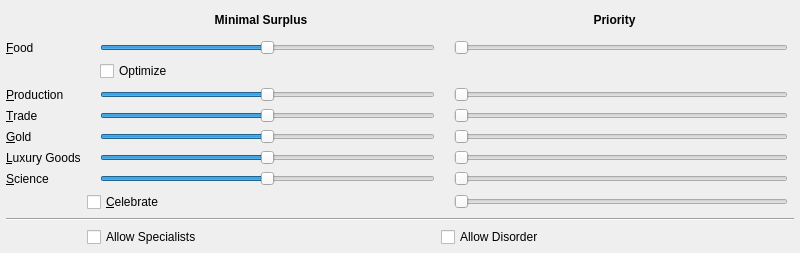
<?xml version="1.0" encoding="UTF-8"?>
<ui version="4.0">
 <class>governor_widget</class>
 <widget class="QWidget" name="governor_widget">
  <property name="geometry">
   <rect>
    <x>0</x>
    <y>0</y>
    <width>800</width>
    <height>253</height>
   </rect>
  </property>
  <layout class="QGridLayout" name="gridLayout">
   <property name="leftMargin">
    <number>6</number>
   </property>
   <property name="topMargin">
    <number>6</number>
   </property>
   <property name="rightMargin">
    <number>6</number>
   </property>
   <property name="bottomMargin">
    <number>6</number>
   </property>
   <item row="3" column="1">
    <widget class="QLabel" name="production_surplus_label">
     <property name="alignment">
      <set>Qt::AlignRight|Qt::AlignTrailing|Qt::AlignVCenter</set>
     </property>
    </widget>
   </item>
   <item row="5" column="1">
    <widget class="QLabel" name="gold_surplus_label">
     <property name="alignment">
      <set>Qt::AlignRight|Qt::AlignTrailing|Qt::AlignVCenter</set>
     </property>
    </widget>
   </item>
   <item row="6" column="0">
    <widget class="QLabel" name="label_5">
     <property name="text">
      <string>&amp;Luxury Goods</string>
     </property>
     <property name="buddy">
      <cstring>luxury_goods_surplus</cstring>
     </property>
    </widget>
   </item>
   <item row="7" column="3">
    <widget class="QLabel" name="science_priority_label">
     <property name="alignment">
      <set>Qt::AlignRight|Qt::AlignTrailing|Qt::AlignVCenter</set>
     </property>
    </widget>
   </item>
   <item row="8" column="4">
    <widget class="QSlider" name="celebrate_priority">
     <property name="maximum">
      <number>25</number>
     </property>
     <property name="pageStep">
      <number>1</number>
     </property>
     <property name="sliderPosition">
      <number>0</number>
     </property>
     <property name="orientation">
      <enum>Qt::Horizontal</enum>
     </property>
    </widget>
   </item>
   <item row="1" column="0">
    <widget class="QLabel" name="label">
     <property name="text">
      <string>&amp;Food</string>
     </property>
     <property name="buddy">
      <cstring>food_surplus</cstring>
     </property>
    </widget>
   </item>
   <item row="7" column="4">
    <widget class="QSlider" name="science_priority">
     <property name="maximum">
      <number>25</number>
     </property>
     <property name="pageStep">
      <number>1</number>
     </property>
     <property name="sliderPosition">
      <number>0</number>
     </property>
     <property name="orientation">
      <enum>Qt::Horizontal</enum>
     </property>
    </widget>
   </item>
   <item row="5" column="4">
    <widget class="QSlider" name="gold_priority">
     <property name="maximum">
      <number>25</number>
     </property>
     <property name="pageStep">
      <number>1</number>
     </property>
     <property name="sliderPosition">
      <number>0</number>
     </property>
     <property name="orientation">
      <enum>Qt::Horizontal</enum>
     </property>
    </widget>
   </item>
   <item row="6" column="2">
    <widget class="QSlider" name="luxury_goods_surplus">
     <property name="minimum">
      <number>-20</number>
     </property>
     <property name="maximum">
      <number>20</number>
     </property>
     <property name="pageStep">
      <number>1</number>
     </property>
     <property name="orientation">
      <enum>Qt::Horizontal</enum>
     </property>
    </widget>
   </item>
   <item row="0" column="1" colspan="2">
    <widget class="QLabel" name="label_8">
     <property name="font">
      <font>
       <weight>75</weight>
       <bold>true</bold>
      </font>
     </property>
     <property name="text">
      <string>Minimal Surplus</string>
     </property>
     <property name="alignment">
      <set>Qt::AlignCenter</set>
     </property>
    </widget>
   </item>
   <item row="6" column="4">
    <widget class="QSlider" name="luxury_goods_priority">
     <property name="maximum">
      <number>25</number>
     </property>
     <property name="pageStep">
      <number>1</number>
     </property>
     <property name="sliderPosition">
      <number>0</number>
     </property>
     <property name="orientation">
      <enum>Qt::Horizontal</enum>
     </property>
    </widget>
   </item>
   <item row="0" column="3" colspan="2">
    <widget class="QLabel" name="label_9">
     <property name="font">
      <font>
       <weight>75</weight>
       <bold>true</bold>
      </font>
     </property>
     <property name="text">
      <string>Priority</string>
     </property>
     <property name="alignment">
      <set>Qt::AlignCenter</set>
     </property>
    </widget>
   </item>
   <item row="9" column="0" colspan="6">
    <widget class="Line" name="line">
     <property name="orientation">
      <enum>Qt::Horizontal</enum>
     </property>
    </widget>
   </item>
   <item row="4" column="2">
    <widget class="QSlider" name="trade_surplus">
     <property name="minimum">
      <number>-20</number>
     </property>
     <property name="maximum">
      <number>20</number>
     </property>
     <property name="pageStep">
      <number>1</number>
     </property>
     <property name="orientation">
      <enum>Qt::Horizontal</enum>
     </property>
    </widget>
   </item>
   <item row="1" column="1">
    <widget class="QLabel" name="food_surplus_label">
     <property name="alignment">
      <set>Qt::AlignRight|Qt::AlignTrailing|Qt::AlignVCenter</set>
     </property>
    </widget>
   </item>
   <item row="3" column="3">
    <widget class="QLabel" name="production_priority_label">
     <property name="alignment">
      <set>Qt::AlignRight|Qt::AlignTrailing|Qt::AlignVCenter</set>
     </property>
    </widget>
   </item>
   <item row="4" column="3">
    <widget class="QLabel" name="trade_priority_label">
     <property name="alignment">
      <set>Qt::AlignRight|Qt::AlignTrailing|Qt::AlignVCenter</set>
     </property>
    </widget>
   </item>
   <item row="8" column="1" colspan="2">
    <widget class="QCheckBox" name="celebrate_surplus">
     <property name="text">
      <string>&amp;Celebrate</string>
     </property>
    </widget>
   </item>
   <item row="4" column="0">
    <widget class="QLabel" name="label_3">
     <property name="text">
      <string>&amp;Trade</string>
     </property>
     <property name="buddy">
      <cstring>trade_surplus</cstring>
     </property>
    </widget>
   </item>
   <item row="8" column="3">
    <widget class="QLabel" name="celebrate_priority_label">
     <property name="alignment">
      <set>Qt::AlignRight|Qt::AlignTrailing|Qt::AlignVCenter</set>
     </property>
    </widget>
   </item>
   <item row="10" column="3" colspan="2">
    <widget class="QCheckBox" name="allow_disorder">
     <property name="text">
      <string>Allow Disorder</string>
     </property>
    </widget>
   </item>
   <item row="7" column="1">
    <widget class="QLabel" name="science_surplus_label">
     <property name="alignment">
      <set>Qt::AlignRight|Qt::AlignTrailing|Qt::AlignVCenter</set>
     </property>
    </widget>
   </item>
   <item row="5" column="2">
    <widget class="QSlider" name="gold_surplus">
     <property name="minimum">
      <number>-20</number>
     </property>
     <property name="maximum">
      <number>20</number>
     </property>
     <property name="pageStep">
      <number>1</number>
     </property>
     <property name="orientation">
      <enum>Qt::Horizontal</enum>
     </property>
    </widget>
   </item>
   <item row="1" column="3">
    <widget class="QLabel" name="food_priority_label">
     <property name="alignment">
      <set>Qt::AlignRight|Qt::AlignTrailing|Qt::AlignVCenter</set>
     </property>
    </widget>
   </item>
   <item row="5" column="0">
    <widget class="QLabel" name="label_4">
     <property name="text">
      <string>&amp;Gold</string>
     </property>
     <property name="buddy">
      <cstring>gold_surplus</cstring>
     </property>
    </widget>
   </item>
   <item row="3" column="4">
    <widget class="QSlider" name="production_priority">
     <property name="maximum">
      <number>25</number>
     </property>
     <property name="pageStep">
      <number>1</number>
     </property>
     <property name="sliderPosition">
      <number>0</number>
     </property>
     <property name="orientation">
      <enum>Qt::Horizontal</enum>
     </property>
    </widget>
   </item>
   <item row="4" column="4">
    <widget class="QSlider" name="trade_priority">
     <property name="maximum">
      <number>25</number>
     </property>
     <property name="pageStep">
      <number>1</number>
     </property>
     <property name="sliderPosition">
      <number>0</number>
     </property>
     <property name="orientation">
      <enum>Qt::Horizontal</enum>
     </property>
    </widget>
   </item>
   <item row="6" column="1">
    <widget class="QLabel" name="luxury_goods_surplus_label">
     <property name="alignment">
      <set>Qt::AlignRight|Qt::AlignTrailing|Qt::AlignVCenter</set>
     </property>
    </widget>
   </item>
   <item row="7" column="2">
    <widget class="QSlider" name="science_surplus">
     <property name="minimum">
      <number>-20</number>
     </property>
     <property name="maximum">
      <number>20</number>
     </property>
     <property name="pageStep">
      <number>1</number>
     </property>
     <property name="orientation">
      <enum>Qt::Horizontal</enum>
     </property>
    </widget>
   </item>
   <item row="7" column="0">
    <widget class="QLabel" name="label_6">
     <property name="text">
      <string>&amp;Science</string>
     </property>
     <property name="buddy">
      <cstring>science_surplus</cstring>
     </property>
    </widget>
   </item>
   <item row="3" column="0">
    <widget class="QLabel" name="label_2">
     <property name="text">
      <string>&amp;Production</string>
     </property>
     <property name="buddy">
      <cstring>production_surplus</cstring>
     </property>
    </widget>
   </item>
   <item row="1" column="2">
    <widget class="QSlider" name="food_surplus">
     <property name="minimum">
      <number>-20</number>
     </property>
     <property name="maximum">
      <number>20</number>
     </property>
     <property name="pageStep">
      <number>1</number>
     </property>
     <property name="orientation">
      <enum>Qt::Horizontal</enum>
     </property>
    </widget>
   </item>
   <item row="3" column="2">
    <widget class="QSlider" name="production_surplus">
     <property name="minimum">
      <number>-20</number>
     </property>
     <property name="maximum">
      <number>20</number>
     </property>
     <property name="pageStep">
      <number>1</number>
     </property>
     <property name="orientation">
      <enum>Qt::Horizontal</enum>
     </property>
    </widget>
   </item>
   <item row="1" column="4">
    <widget class="QSlider" name="food_priority">
     <property name="maximum">
      <number>25</number>
     </property>
     <property name="pageStep">
      <number>1</number>
     </property>
     <property name="sliderPosition">
      <number>0</number>
     </property>
     <property name="orientation">
      <enum>Qt::Horizontal</enum>
     </property>
    </widget>
   </item>
   <item row="6" column="3">
    <widget class="QLabel" name="luxury_goods_priority_label">
     <property name="alignment">
      <set>Qt::AlignRight|Qt::AlignTrailing|Qt::AlignVCenter</set>
     </property>
    </widget>
   </item>
   <item row="4" column="1">
    <widget class="QLabel" name="trade_surplus_label">
     <property name="alignment">
      <set>Qt::AlignRight|Qt::AlignTrailing|Qt::AlignVCenter</set>
     </property>
    </widget>
   </item>
   <item row="5" column="3">
    <widget class="QLabel" name="gold_priority_label">
     <property name="alignment">
      <set>Qt::AlignRight|Qt::AlignTrailing|Qt::AlignVCenter</set>
     </property>
    </widget>
   </item>
   <item row="10" column="1" colspan="2">
    <widget class="QCheckBox" name="allow_specialists">
     <property name="text">
      <string>Allow Specialists</string>
     </property>
    </widget>
   </item>
   <item row="2" column="2">
    <widget class="QCheckBox" name="optimize_growth">
     <property name="text">
      <string>Optimize</string>
     </property>
    </widget>
   </item>
  </layout>
 </widget>
 <tabstops>
  <tabstop>food_surplus</tabstop>
  <tabstop>food_priority</tabstop>
  <tabstop>optimize_growth</tabstop>
  <tabstop>production_surplus</tabstop>
  <tabstop>production_priority</tabstop>
  <tabstop>trade_surplus</tabstop>
  <tabstop>trade_priority</tabstop>
  <tabstop>gold_surplus</tabstop>
  <tabstop>gold_priority</tabstop>
  <tabstop>luxury_goods_surplus</tabstop>
  <tabstop>luxury_goods_priority</tabstop>
  <tabstop>science_surplus</tabstop>
  <tabstop>science_priority</tabstop>
  <tabstop>celebrate_surplus</tabstop>
  <tabstop>celebrate_priority</tabstop>
  <tabstop>allow_specialists</tabstop>
  <tabstop>allow_disorder</tabstop>
 </tabstops>
 <resources/>
 <connections>
  <connection>
   <sender>food_surplus</sender>
   <signal>valueChanged(int)</signal>
   <receiver>food_surplus_label</receiver>
   <slot>setNum(int)</slot>
   <hints>
    <hint type="sourcelabel">
     <x>397</x>
     <y>50</y>
    </hint>
    <hint type="destinationlabel">
     <x>104</x>
     <y>51</y>
    </hint>
   </hints>
  </connection>
  <connection>
   <sender>production_surplus</sender>
   <signal>valueChanged(int)</signal>
   <receiver>production_surplus_label</receiver>
   <slot>setNum(int)</slot>
   <hints>
    <hint type="sourcelabel">
     <x>397</x>
     <y>77</y>
    </hint>
    <hint type="destinationlabel">
     <x>104</x>
     <y>77</y>
    </hint>
   </hints>
  </connection>
  <connection>
   <sender>trade_surplus</sender>
   <signal>valueChanged(int)</signal>
   <receiver>trade_surplus_label</receiver>
   <slot>setNum(int)</slot>
   <hints>
    <hint type="sourcelabel">
     <x>397</x>
     <y>103</y>
    </hint>
    <hint type="destinationlabel">
     <x>104</x>
     <y>103</y>
    </hint>
   </hints>
  </connection>
  <connection>
   <sender>gold_surplus</sender>
   <signal>valueChanged(int)</signal>
   <receiver>gold_surplus_label</receiver>
   <slot>setNum(int)</slot>
   <hints>
    <hint type="sourcelabel">
     <x>397</x>
     <y>129</y>
    </hint>
    <hint type="destinationlabel">
     <x>104</x>
     <y>129</y>
    </hint>
   </hints>
  </connection>
  <connection>
   <sender>luxury_goods_surplus</sender>
   <signal>valueChanged(int)</signal>
   <receiver>luxury_goods_surplus_label</receiver>
   <slot>setNum(int)</slot>
   <hints>
    <hint type="sourcelabel">
     <x>397</x>
     <y>155</y>
    </hint>
    <hint type="destinationlabel">
     <x>104</x>
     <y>155</y>
    </hint>
   </hints>
  </connection>
  <connection>
   <sender>science_surplus</sender>
   <signal>valueChanged(int)</signal>
   <receiver>science_surplus_label</receiver>
   <slot>setNum(int)</slot>
   <hints>
    <hint type="sourcelabel">
     <x>397</x>
     <y>181</y>
    </hint>
    <hint type="destinationlabel">
     <x>104</x>
     <y>181</y>
    </hint>
   </hints>
  </connection>
  <connection>
   <sender>food_priority</sender>
   <signal>valueChanged(int)</signal>
   <receiver>food_priority_label</receiver>
   <slot>setNum(int)</slot>
   <hints>
    <hint type="sourcelabel">
     <x>610</x>
     <y>32</y>
    </hint>
    <hint type="destinationlabel">
     <x>411</x>
     <y>51</y>
    </hint>
   </hints>
  </connection>
  <connection>
   <sender>production_priority</sender>
   <signal>valueChanged(int)</signal>
   <receiver>production_priority_label</receiver>
   <slot>setNum(int)</slot>
   <hints>
    <hint type="sourcelabel">
     <x>588</x>
     <y>59</y>
    </hint>
    <hint type="destinationlabel">
     <x>411</x>
     <y>77</y>
    </hint>
   </hints>
  </connection>
  <connection>
   <sender>trade_priority</sender>
   <signal>valueChanged(int)</signal>
   <receiver>trade_priority_label</receiver>
   <slot>setNum(int)</slot>
   <hints>
    <hint type="sourcelabel">
     <x>588</x>
     <y>103</y>
    </hint>
    <hint type="destinationlabel">
     <x>411</x>
     <y>103</y>
    </hint>
   </hints>
  </connection>
  <connection>
   <sender>gold_priority</sender>
   <signal>valueChanged(int)</signal>
   <receiver>gold_priority_label</receiver>
   <slot>setNum(int)</slot>
   <hints>
    <hint type="sourcelabel">
     <x>576</x>
     <y>119</y>
    </hint>
    <hint type="destinationlabel">
     <x>411</x>
     <y>129</y>
    </hint>
   </hints>
  </connection>
  <connection>
   <sender>luxury_goods_priority</sender>
   <signal>valueChanged(int)</signal>
   <receiver>luxury_goods_priority_label</receiver>
   <slot>setNum(int)</slot>
   <hints>
    <hint type="sourcelabel">
     <x>595</x>
     <y>153</y>
    </hint>
    <hint type="destinationlabel">
     <x>411</x>
     <y>155</y>
    </hint>
   </hints>
  </connection>
  <connection>
   <sender>science_priority</sender>
   <signal>valueChanged(int)</signal>
   <receiver>science_priority_label</receiver>
   <slot>setNum(int)</slot>
   <hints>
    <hint type="sourcelabel">
     <x>590</x>
     <y>176</y>
    </hint>
    <hint type="destinationlabel">
     <x>411</x>
     <y>181</y>
    </hint>
   </hints>
  </connection>
  <connection>
   <sender>celebrate_priority</sender>
   <signal>valueChanged(int)</signal>
   <receiver>celebrate_priority_label</receiver>
   <slot>setNum(int)</slot>
   <hints>
    <hint type="sourcelabel">
     <x>578</x>
     <y>203</y>
    </hint>
    <hint type="destinationlabel">
     <x>411</x>
     <y>209</y>
    </hint>
   </hints>
  </connection>
 </connections>
</ui>
